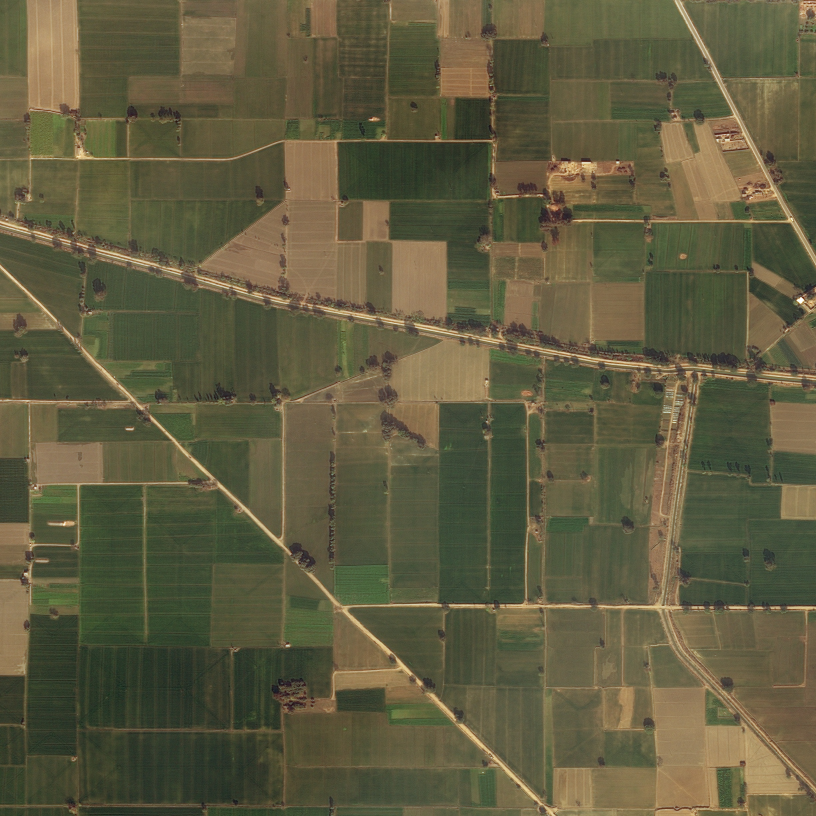
#> input picture sampleImages/10233_sat.jpg, 2448 x 2448 px (shown at 1/3 size); its folder holds only this picture in this run
$ python -i SatelliteImageClassification.py   (imports and definitions only)
#> lines starting #> are read from the running program, lines starting #| are printed output that depends on the picture

from tkinter import messagebox
from tkinter import *
from tkinter import simpledialog
import tkinter
from tkinter import filedialog
import matplotlib.pyplot as plt
import numpy as np
from tkinter.filedialog import askopenfilename
import os
import re
import numpy as np
import pandas as pd
from sklearn.metrics import accuracy_score
from sklearn.model_selection import train_test_split

import cv2
from keras.utils.np_utils import to_categorical
from keras.layers import  MaxPooling2D
from keras.layers import Dense, Dropout, Activation, Flatten
from keras.layers import Convolution2D
from keras.models import Sequential
from keras.models import model_from_json
import pickle


# [8 lines not run here, left out]


labels = ['Urban Land','Agricultural Land','Range Land','Forest Land']

# [77 lines left out: functions upload, extractFeatures, runCNN, graph, not called in this run]

def predict():
    filename = filedialog.askopenfilename(initialdir="sampleImages")
#> the answer given: sampleImages/10233_sat.jpg
    image = cv2.imread(filename)
#> image is the input picture: shape (2448, 2448, 3); mean B, G, R 64.4, 91.8, 96.1
    img = cv2.resize(image, (64,64))
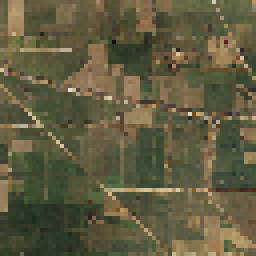
#> img: shape (64, 64, 3) (shown 4 times larger); mean B, G, R 64.6, 92.2, 96.7
    im2arr = np.array(img)
    im2arr = im2arr.reshape(1,64,64,3)
    img = np.asarray(im2arr)
    img = img.astype('float32')
    img = img/255
#> (the run stopped early here; a loop or call above may not have finished)

$ run again, on sampleImages/168514_sat.jpg
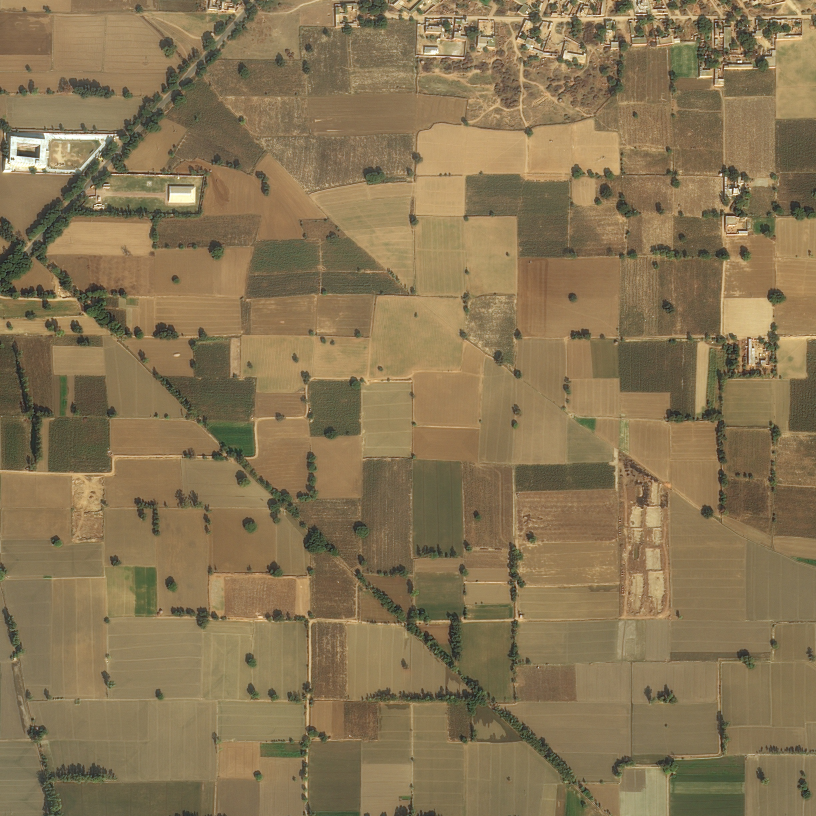
#> input picture sampleImages/168514_sat.jpg, 2448 x 2448 px (shown at 1/3 size)
#> in predict, image is the input picture: shape (2448, 2448, 3); mean B, G, R 83.5, 116.7, 135.7
#> in predict, `img = cv2.resize(image, (64,64))`:
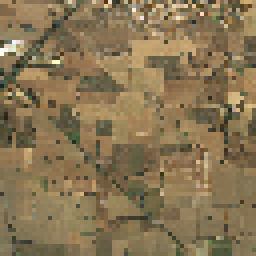
#> img: shape (64, 64, 3) (shown 4 times larger); mean B, G, R 83.4, 116.6, 135.5

$ run again, on sampleImages/170535_sat.jpg
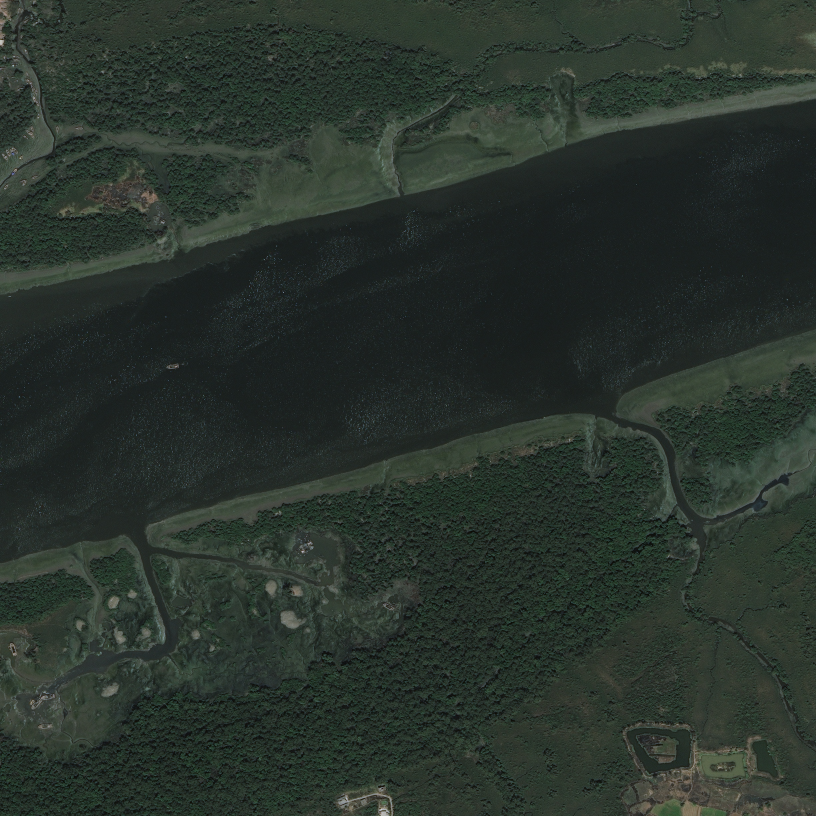
#> input picture sampleImages/170535_sat.jpg, 2448 x 2448 px (shown at 1/3 size)
#> in predict, image is the input picture: shape (2448, 2448, 3); mean B, G, R 44.2, 51.2, 41.5
#> in predict, `img = cv2.resize(image, (64,64))`:
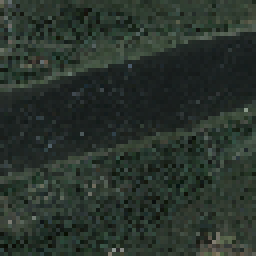
#> img: shape (64, 64, 3) (shown 4 times larger); mean B, G, R 44.1, 51.2, 41.4

$ run again, on sampleImages/362274_sat.jpg
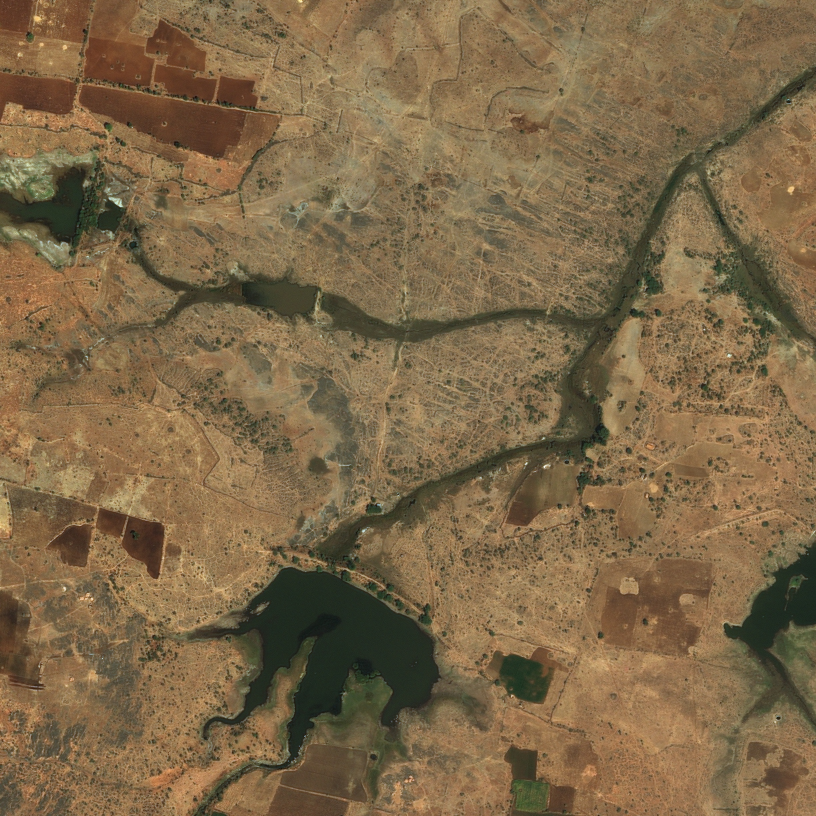
#> input picture sampleImages/362274_sat.jpg, 2448 x 2448 px (shown at 1/3 size)
#> in predict, image is the input picture: shape (2448, 2448, 3); mean B, G, R 72.5, 103.8, 125.7
#> in predict, `img = cv2.resize(image, (64,64))`:
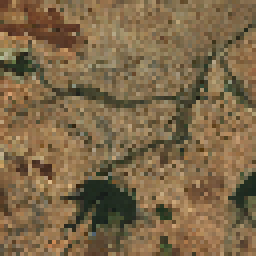
#> img: shape (64, 64, 3) (shown 4 times larger); mean B, G, R 72.9, 104.2, 126.1

$ run again, on sampleImages/120245_sat.jpg
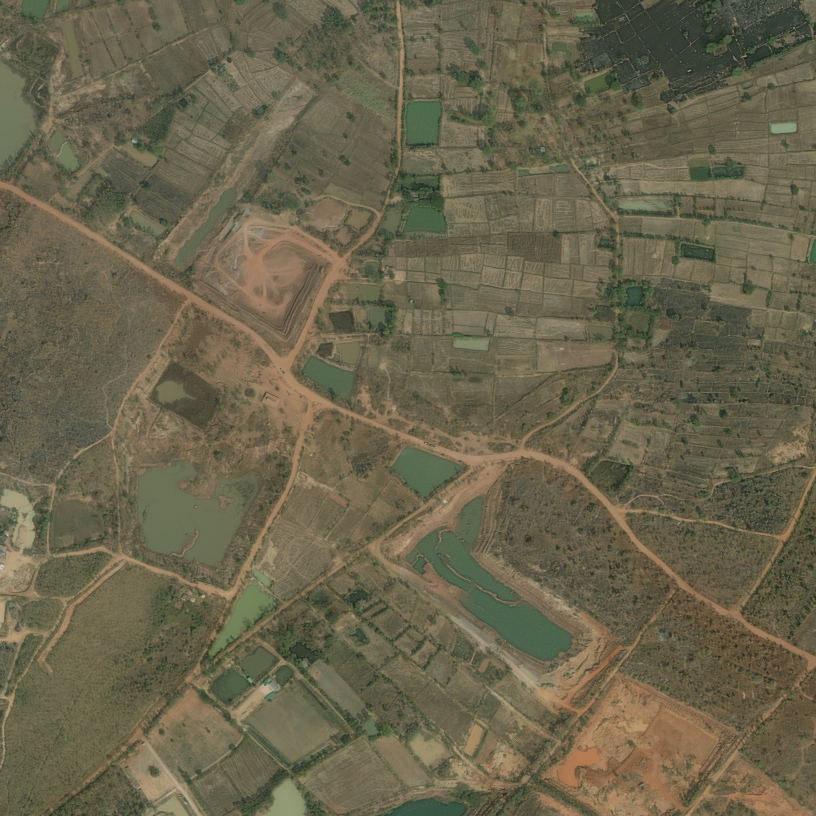
#> input picture sampleImages/120245_sat.jpg, 2448 x 2448 px (shown at 1/3 size)
#> in predict, image is the input picture: shape (2448, 2448, 3); mean B, G, R 76.7, 100.3, 106.1
#> in predict, `img = cv2.resize(image, (64,64))`:
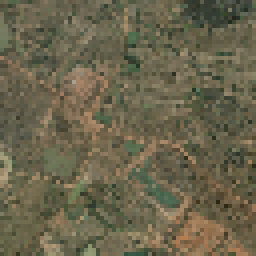
#> img: shape (64, 64, 3) (shown 4 times larger); mean B, G, R 76.7, 100.3, 106.2
